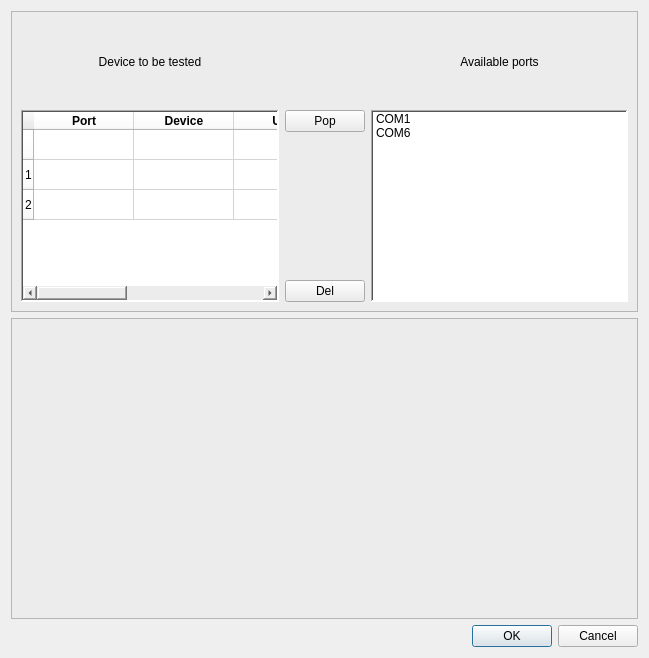
<?xml version="1.0" encoding="UTF-8"?>
<ui version="4.0">
 <class>Form</class>
 <widget class="QWidget" name="Form">
  <property name="geometry">
   <rect>
    <x>0</x>
    <y>0</y>
    <width>649</width>
    <height>658</height>
   </rect>
  </property>
  <property name="windowTitle">
   <string>Form</string>
  </property>
  <layout class="QVBoxLayout" name="verticalLayout">
   <item>
    <widget class="QFrame" name="frame">
     <property name="styleSheet">
      <string notr="true">background-color: rgb(236, 236, 236);</string>
     </property>
     <property name="frameShape">
      <enum>QFrame::StyledPanel</enum>
     </property>
     <property name="frameShadow">
      <enum>QFrame::Raised</enum>
     </property>
     <layout class="QGridLayout" name="gridLayout">
      <item row="1" column="1">
       <widget class="QPushButton" name="pushButton">
        <property name="text">
         <string>Pop</string>
        </property>
       </widget>
      </item>
      <item row="0" column="0">
       <widget class="QLabel" name="label">
        <property name="text">
         <string>&lt;html&gt;&lt;head/&gt;&lt;body&gt;&lt;p align=&quot;center&quot;&gt;Device to be tested&lt;/p&gt;&lt;/body&gt;&lt;/html&gt;</string>
        </property>
       </widget>
      </item>
      <item row="0" column="2">
       <widget class="QLabel" name="label_3">
        <property name="text">
         <string>&lt;html&gt;&lt;head/&gt;&lt;body&gt;&lt;p align=&quot;center&quot;&gt;Available ports&lt;/p&gt;&lt;/body&gt;&lt;/html&gt;</string>
        </property>
       </widget>
      </item>
      <item row="3" column="1">
       <widget class="QPushButton" name="pushButton_2">
        <property name="text">
         <string>Del</string>
        </property>
       </widget>
      </item>
      <item row="1" column="2" rowspan="3">
       <widget class="QListWidget" name="listWidget">
        <property name="styleSheet">
         <string notr="true">background-color: rgb(255, 255, 255);</string>
        </property>
        <property name="frameShape">
         <enum>QFrame::WinPanel</enum>
        </property>
        <item>
         <property name="text">
          <string>COM1</string>
         </property>
        </item>
        <item>
         <property name="text">
          <string>COM6</string>
         </property>
        </item>
       </widget>
      </item>
      <item row="1" column="0" rowspan="3">
       <widget class="QTableWidget" name="tableWidget">
        <property name="styleSheet">
         <string notr="true">background-color: rgb(255, 255, 255);</string>
        </property>
        <property name="frameShape">
         <enum>QFrame::WinPanel</enum>
        </property>
        <property name="frameShadow">
         <enum>QFrame::Sunken</enum>
        </property>
        <row>
         <property name="text">
          <string/>
         </property>
        </row>
        <row>
         <property name="text">
          <string>1</string>
         </property>
        </row>
        <row>
         <property name="text">
          <string>2</string>
         </property>
        </row>
        <column>
         <property name="text">
          <string>Port</string>
         </property>
         <property name="font">
          <font>
           <weight>75</weight>
           <bold>true</bold>
          </font>
         </property>
         <property name="textAlignment">
          <set>AlignCenter</set>
         </property>
         <property name="background">
          <color>
           <red>159</red>
           <green>159</green>
           <blue>159</blue>
          </color>
         </property>
        </column>
        <column>
         <property name="text">
          <string>Device</string>
         </property>
         <property name="font">
          <font>
           <weight>75</weight>
           <bold>true</bold>
          </font>
         </property>
         <property name="textAlignment">
          <set>AlignCenter</set>
         </property>
         <property name="background">
          <color>
           <red>155</red>
           <green>155</green>
           <blue>155</blue>
          </color>
         </property>
        </column>
        <column>
         <property name="text">
          <string>Unit</string>
         </property>
         <property name="font">
          <font>
           <weight>75</weight>
           <bold>true</bold>
          </font>
         </property>
         <property name="textAlignment">
          <set>AlignCenter</set>
         </property>
         <property name="background">
          <color>
           <red>155</red>
           <green>155</green>
           <blue>155</blue>
          </color>
         </property>
        </column>
        <column>
         <property name="text">
          <string>Sensor</string>
         </property>
         <property name="font">
          <font>
           <weight>75</weight>
           <bold>true</bold>
          </font>
         </property>
         <property name="background">
          <color>
           <red>155</red>
           <green>155</green>
           <blue>155</blue>
          </color>
         </property>
         <property name="foreground">
          <brush brushstyle="SolidPattern">
           <color alpha="255">
            <red>0</red>
            <green>0</green>
            <blue>0</blue>
           </color>
          </brush>
         </property>
        </column>
        <column>
         <property name="text">
          <string>Name</string>
         </property>
         <property name="font">
          <font>
           <weight>75</weight>
           <bold>true</bold>
          </font>
         </property>
         <property name="textAlignment">
          <set>AlignCenter</set>
         </property>
         <property name="background">
          <color>
           <red>155</red>
           <green>155</green>
           <blue>155</blue>
          </color>
         </property>
        </column>
       </widget>
      </item>
     </layout>
    </widget>
   </item>
   <item>
    <widget class="QFrame" name="frame_2">
     <property name="styleSheet">
      <string notr="true">background-color: rgb(236, 236, 236);</string>
     </property>
     <property name="frameShape">
      <enum>QFrame::StyledPanel</enum>
     </property>
     <property name="frameShadow">
      <enum>QFrame::Raised</enum>
     </property>
    </widget>
   </item>
   <item>
    <widget class="QDialogButtonBox" name="buttonBox">
     <property name="standardButtons">
      <set>QDialogButtonBox::Cancel|QDialogButtonBox::Ok</set>
     </property>
    </widget>
   </item>
  </layout>
 </widget>
 <resources/>
 <connections/>
</ui>
